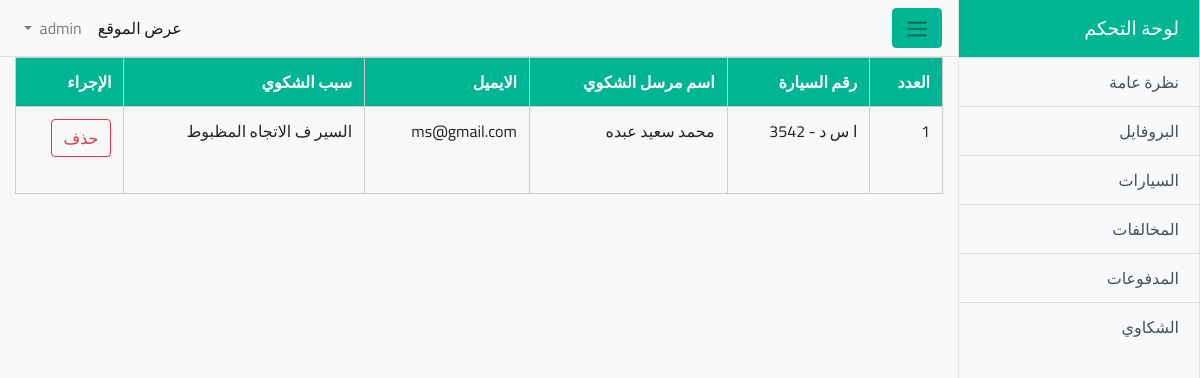
The app's page /dashboard/grievances.php (signed in) with its own data.
### tables this page shows
CREATE TABLE `grievances` (
  `id` int(11) NOT NULL,
  `email` varchar(50) NOT NULL,
  `Complaint` varchar(999) NOT NULL,
  `name` varchar(50) NOT NULL,
  `owner_num` int(50) NOT NULL,
  `car_num` varchar(50) NOT NULL
);

### dashboard/grievances.php (the view, shortened to what this page needs)
<?php
require_once 'include/connection.php';
require_once 'include/header.php';
if (!isset($_SESSION['adminInfo'])) {
    header('Location:index.php');
} else {
?>
    <div class="container-fluid">
        <div class="show-books">
            <table class="table">
                <thead class="thead-dark">
                    <tr>
                        <th scope="col">العدد</th>
                        <th scope="col">رقم السيارة</th>
                        <th scope="col">اسم مرسل الشكوي</th>
                        <th scope="col">الايميل</th>
                        <th scope="col">سبب الشكوي</th>
                        <th scope="col">الإجراء</th>
                    </tr>
                </thead>
                <tbody>
                    <?php
                    $query = "SELECT * FROM grievances ORDER BY id DESC ";
                    $result = mysqli_query($con, $query);
                    $id = 0;
                    while($row=mysqli_fetch_assoc($result)){
                        $id++;
                        ?>
                            <tr>
                            <td><?php echo $id?></td>
                            <td><?php echo $row['car_num']?></td>
                            <td><?php echo $row['name']?></td>
                            <td><?php echo $row['email']?></td>
                            <td><?php echo $row['Complaint']?></td>
                            <td>
                                <a href="grievances.php?id=<?php echo $row['id']?>" class="btn btn-outline-danger">حذف</a><br><br>
                            </td>
                        </tr>
                    <?php
                    }
                    ?>
                </tbody>
            </table>
        </div>
    </div>
    </div>
    <?php
    include 'include/footer.php';
    ?>
<?php
}
?>

### dashboard/css/custom.css (style rules this page uses)
:root { --light-green: #00b593; }
body { overflow-x: hidden; font-family: janna lt; direction: rtl; font-family: "Cairo", sans-serif; }
.table .thead-dark th { color: #fff; background-color: var(--light-green); border: 1px solid #ccc; }
.table td, .table tr { border: 1px solid #ccc; }

### records on screen
grievances: car_num "ا س د - 3542", name "محمد سعيد عبده", email "ms@gmail.com", Complaint "السير ف الاتجاه المظبوط"
